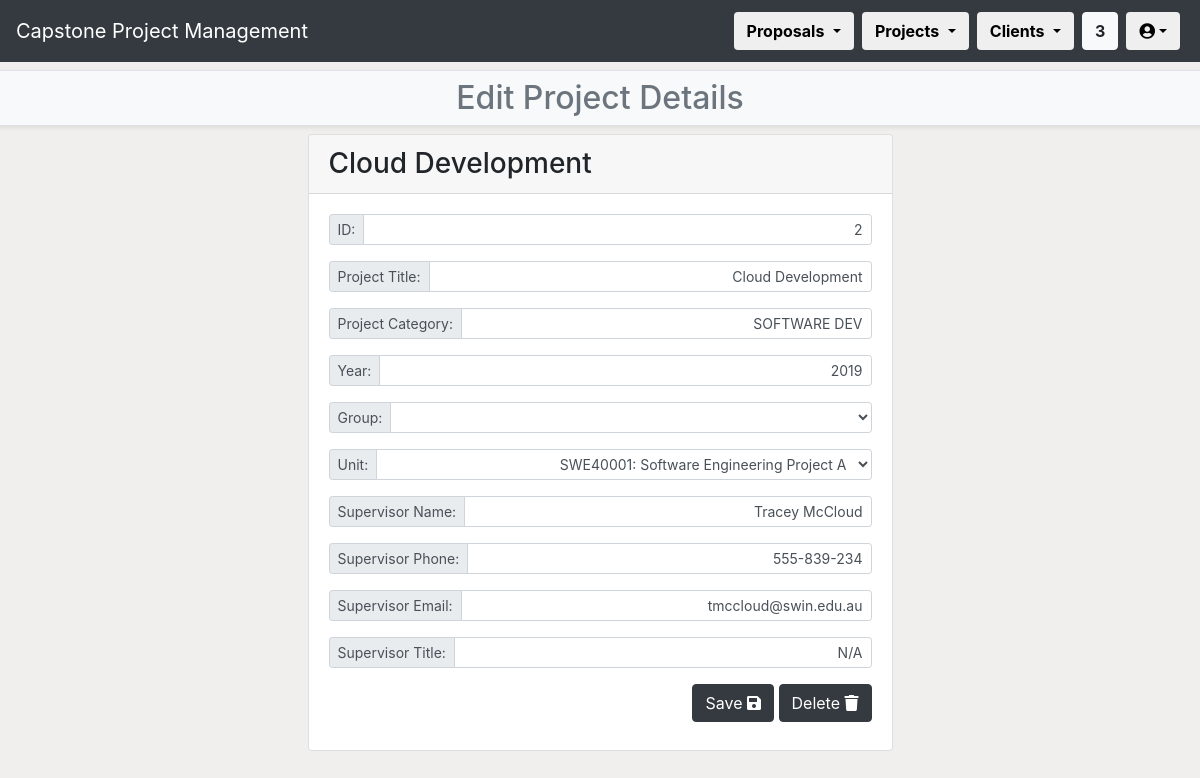
The page /CPPMS/project/project_list/project_detail/project_edit/2 (signed in) on the database as committed earlier.
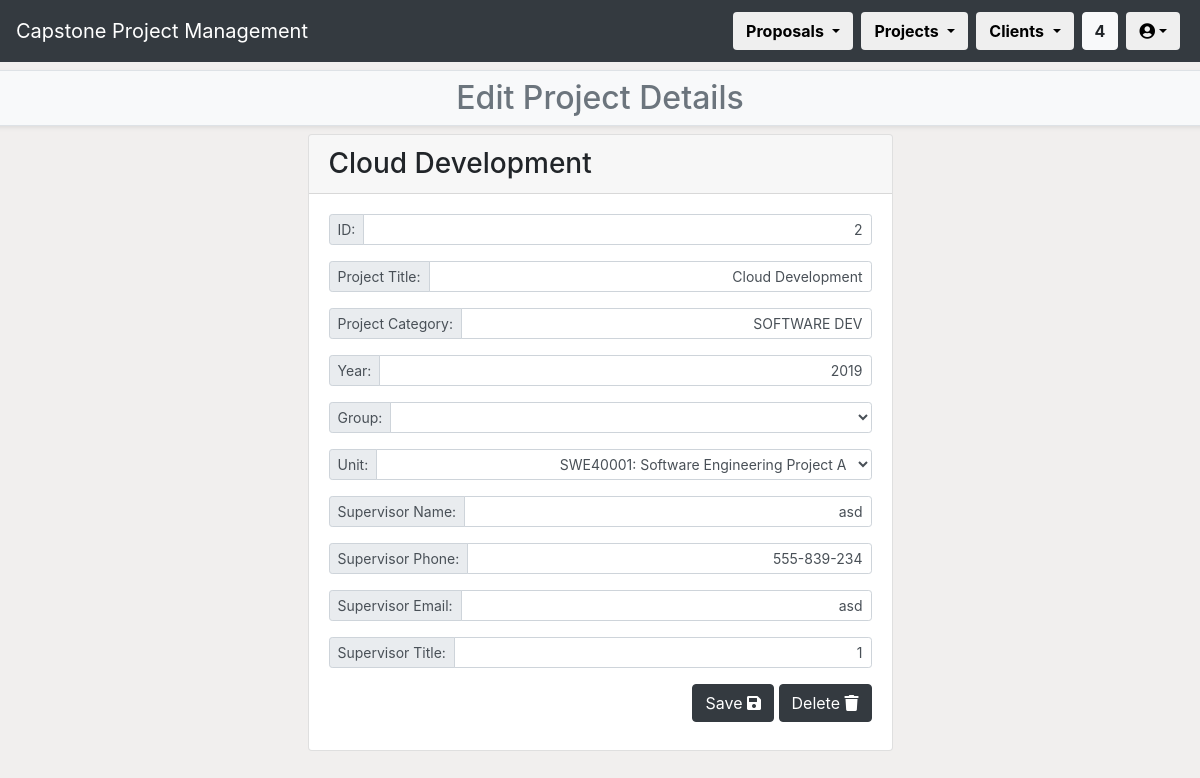
The same page on the database as committed later.
### CPPMS/models.py (models this page shows, shortened)
class Project(models.Model):
    title = models.CharField(max_length=128, default="", unique=True)
    created_at = models.DateTimeField(auto_now_add=True)
    updated_at = models.DateTimeField(auto_now=True)
    category = models.CharField(max_length=128, default="")
    year = models.IntegerField(default="0000")
    completed = models.BooleanField(default=0)
    pass
    unit = models.ForeignKey(
        Unit,
        models.SET_NULL,
        blank=True,
        null=True
    )
    proposal = models.ForeignKey(
        Proposal,
        on_delete=models.CASCADE,
        blank=True,
        null=True
    )
    internal_supervisor = models.ForeignKey(
        Internal_Supervisor,
        models.SET_NULL,
        blank=True,
        null=True
    )
    group = models.ForeignKey(
        Group,
        models.SET_NULL,
        blank=True,
        null=True
    )

class Internal_Supervisor(models.Model):
    name = models.CharField(max_length=128, default="")
    created_at = models.DateTimeField(auto_now_add=True)
    updated_at = models.DateTimeField(auto_now=True)
    email = models.CharField(max_length=255, default="")
    phone = models.CharField(max_length=10, default="00000000", unique=True)
    title = models.CharField(max_length=255, default="N/A")
    department = models.ForeignKey(
        Department,
        models.SET_NULL,
        blank=True,
        null=True
    )
    pass

### CPPMS/views.py (the view, shortened to what this page needs)
@login_required(login_url="/CPPMS/login/")
def project_edit(request, pk=None):
    username = request.user.first_name + " " + request.user.last_name
    project_detail = get_object_or_404(Project, pk=pk)
    units = Unit.objects.all()
    groups = Group.objects.all()
    count()
    title = "Editing " + project_detail.title
    return render(
        request,
        "project_edit.html",
        {
            "count": count,
            "project_detail": project_detail,
            "units": units,
            "groups": groups,
            "username": username,
            "title":title
        }
    )

### CPPMS/models.py (called while the page is built)
    def __str__(self):
        return self.unit_code

    def full(self):
        return self.unit_code + ": " + self.title

### CPPMS/views.py (called while the page is built)
def count():
    count = []
    count_web = Incoming_Proposal.proposals.all().count()
    count_word = Upload_Proposal.objects.all().count()
    count_all = count_web + count_word
    count_all_proposal = Proposal.objects.all().count()
    count_all_client = Client.objects.all().count()
    count = [count_web, count_word, count_all,count_all_proposal,count_all_client]
    return count

### CPPMS/templates/project_edit.html (shortened to what the changed rows need)
{% extends "project.html" %}
{% block sub-page_content %}
{% if not messages %}
<h2>Edit Project Details</h2>
{% else %}
<h2>Edit Project Details</h2>
{% for message in messages %}<li>{{ message }}</li>{% endfor %}
{% endif %}
{% endblock %}
{% block page_detail_content %}
<form method="POST">
    <div class="row mb-2">
        <div class="col">
            <div class="card">
                <h3 class="card-header">{{ project_detail.title }}</h3>
                <div class="card-body">
                    <div class="row mb-2">
                        <div class="col">
                            <div class="input-group input-group-sm mb-2">
                                <div class="input-group-prepend">
                                    <span class="input-group-text" id="pk">ID:</span>
                                </div>
                                <input type="text" class="form-control" aria-label="pk" aria-describedby="pk" style="text-align:right;" name="pk" value="{{ project_detail.pk }}" />
                            </div>
                        </div>
                    </div>
                    <div class="row mb-2">
                        <div class="col">
                            <div class="input-group input-group-sm mb-2">
                                <div class="input-group-prepend">
                                    <span class="input-group-text" id="title">Project Title:</span>
                                </div>
                                <input type="text" class="form-control" aria-label="title" aria-describedby="title" style="text-align:right;" name="title" value="{{ project_detail.title }}" />
                            </div>
                        </div>
                    </div>
                    <div class="row mb-2">
                        <div class="col">
                            <div class="input-group input-group-sm mb-2">
                                <div class="input-group-prepend">
                                    <span class="input-group-text" id="category">Project Category:</span>
                                </div>
                                <input type="text" class="form-control" aria-label="category" aria-describedby="category" style="text-align:right;" name="category" value="{{ project_detail.category }}" />
                            </div>
                        </div>
                    </div>
                    <div class="row mb-2">
                        <div class="col">
                            <div class="input-group input-group-sm mb-2">
                                <div class="input-group-prepend">
                                    <span class="input-group-text" id="year">Year:</span>
                                </div>
                                <input type="text" class="form-control" aria-label="year" aria-describedby="year" style="text-align:right;" name="year" value="{{ project_detail.year }}" />
                            </div>
                        </div>
                    </div>
                    <div class="row mb-2">
                        <div class="col">
                            <div class="input-group input-group-sm mb-2">
                                <div class="input-group-prepend">
                                    <span class="input-group-text" id="group">Group:</span>
                                </div>
                                <select class="form-control" aria-label="group" aria-describedby="group" style="text-align:right;" name="group" value="{{ project_detail.group }}">
                                </select>
                            </div>
                        </div>
                    </div>
                    <div class="row mb-2">
                    </div>
                    <div class="row mb-2">
                        <div class="col">
                            <div class="input-group input-group-sm mb-2">
                                <div class="input-group-prepend">
                                    <span class="input-group-text" id="supervisor_name">Supervisor Name:</span>
                                </div>
                                <input type="text" class="form-control" aria-label="supervisor_name" aria-describedby="supervisor_name" style="text-align:right;" name="supervisor_name" value="{{ project_detail.internal_supervisor.name }}" />
                            </div>
                        </div>
                    </div>
                    <div class="row mb-2">
                        <div class="col">
                            <div class="input-group input-group-sm mb-2">
                                <div class="input-group-prepend">
                                    <span class="input-group-text" id="supervisor_phone">Supervisor Phone:</span>
                                </div>
                                <input type="text" class="form-control" aria-label="supervisor_phone" aria-describedby="supervisor_phone" style="text-align:right;" name="supervisor_phone" value="{{ project_detail.internal_supervisor.phone }}" />
                            </div>
                        </div>
                    </div>
                    <div class="row mb-2">
                        <div class="col">
                            <div class="input-group input-group-sm mb-2">
                                <div class="input-group-prepend">
                                    <span class="input-group-text" id="supervisor_email">Supervisor Email:</span>
                                </div>
                                <input type="text" class="form-control" aria-label="supervisor_email" aria-describedby="supervisor_email" style="text-align:right;" name="supervisor_email" value="{{ project_detail.internal_supervisor.email }}" />
                            </div>
                        </div>
                    </div>
                    <div class="row mb-2">
                        <div class="col">
                            <div class="input-group input-group-sm mb-2">
                                <div class="input-group-prepend">
                                    <span class="input-group-text" id="supervisor_title">Supervisor Title:</span>
                                </div>
                                <input type="text" class="form-control" aria-label="supervisor_title" aria-describedby="supervisor_title" style="text-align:right;" name="supervisor_title" value="{{ project_detail.internal_supervisor.title }}" />
                            </div>
                        </div>
                    </div>
                    <div class="row mb-2">
                    </div>
                </div>
            </div>
        </div>
    </div>
</form>
{% endblock %}

Rows that differ between the two databases and show on the page:
changed through a linked row, Project "Cloud Development": supervisor_name "Tracey McCloud" → "asd"; supervisor_email "tmccloud@swin.edu.au" → "asd"; supervisor_title "N/A" → "1"
Other text that changed with them:
{{ count.2 }}: "3" → "4"
